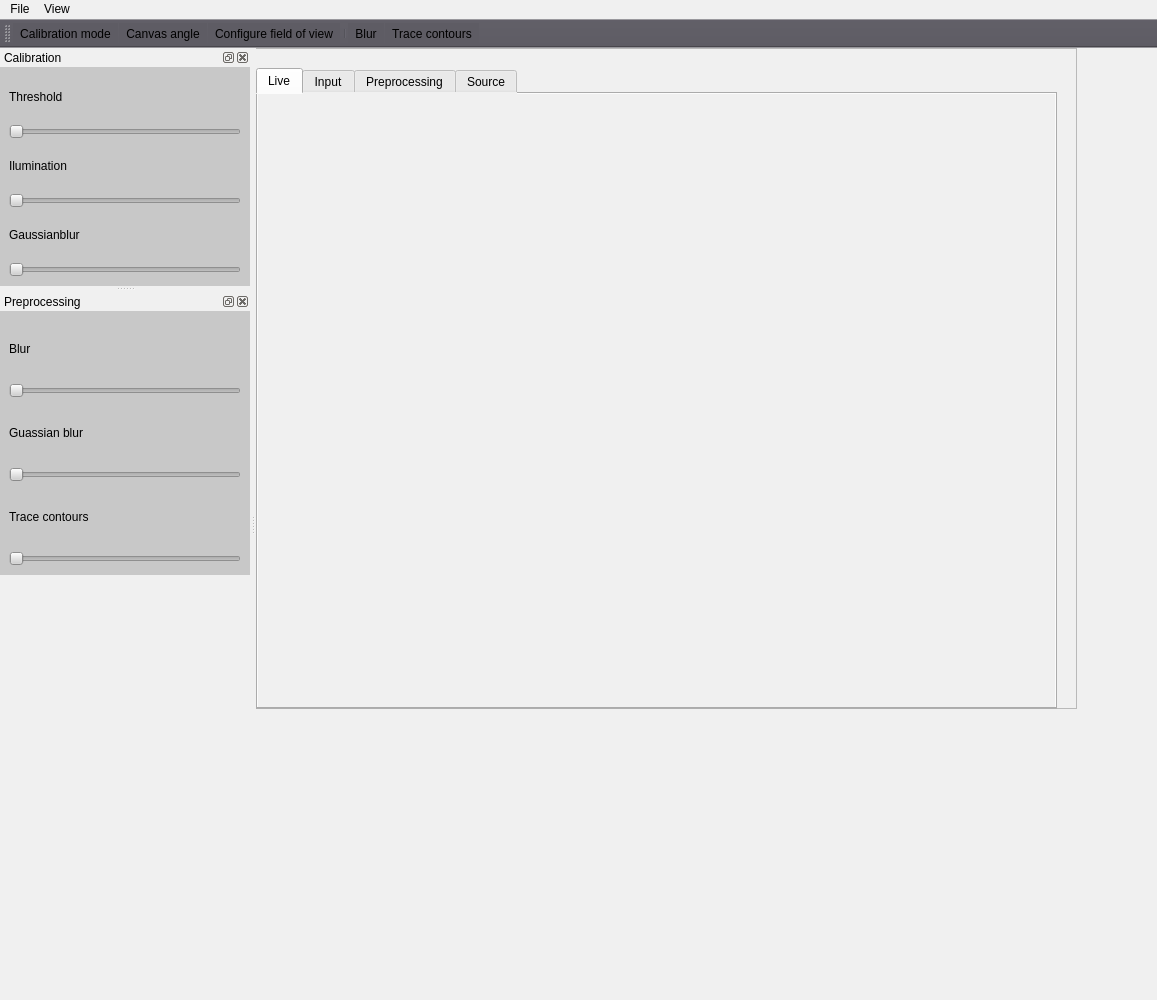
<?xml version="1.0" encoding="UTF-8"?>
<ui version="4.0">
 <class>MainWindow</class>
 <widget class="QMainWindow" name="MainWindow">
  <property name="geometry">
   <rect>
    <x>0</x>
    <y>0</y>
    <width>1157</width>
    <height>1000</height>
   </rect>
  </property>
  <property name="windowTitle">
   <string>MainWindow</string>
  </property>
  <property name="autoFillBackground">
   <bool>false</bool>
  </property>
  <property name="styleSheet">
   <string notr="true">background-color: rgb(240,240,240);</string>
  </property>
  <widget class="QWidget" name="centralwidget">
   <widget class="QFrame" name="frame">
    <property name="geometry">
     <rect>
      <x>-10</x>
      <y>0</y>
      <width>831</width>
      <height>661</height>
     </rect>
    </property>
    <property name="frameShape">
     <enum>QFrame::StyledPanel</enum>
    </property>
    <property name="frameShadow">
     <enum>QFrame::Raised</enum>
    </property>
    <widget class="QTabWidget" name="tabWidget">
     <property name="geometry">
      <rect>
       <x>10</x>
       <y>20</y>
       <width>801</width>
       <height>641</height>
      </rect>
     </property>
     <property name="currentIndex">
      <number>0</number>
     </property>
     <widget class="QWidget" name="tab_6">
      <attribute name="title">
       <string>Live</string>
      </attribute>
      <widget class="QLabel" name="video_2">
       <property name="geometry">
        <rect>
         <x>20</x>
         <y>20</y>
         <width>773</width>
         <height>571</height>
        </rect>
       </property>
       <property name="text">
        <string/>
       </property>
       <property name="textFormat">
        <enum>Qt::RichText</enum>
       </property>
       <property name="pixmap">
        <pixmap resource="resources.qrc">:/testbeeld/img/testbeeld-1024.png</pixmap>
       </property>
      </widget>
     </widget>
     <widget class="QWidget" name="tab">
      <attribute name="title">
       <string>Input</string>
      </attribute>
      <widget class="QLabel" name="video">
       <property name="geometry">
        <rect>
         <x>20</x>
         <y>20</y>
         <width>773</width>
         <height>571</height>
        </rect>
       </property>
       <property name="text">
        <string/>
       </property>
       <property name="textFormat">
        <enum>Qt::RichText</enum>
       </property>
       <property name="pixmap">
        <pixmap resource="resources.qrc">:/testbeeld/img/testbeeld-1024.png</pixmap>
       </property>
      </widget>
     </widget>
     <widget class="QWidget" name="tab_2">
      <attribute name="title">
       <string>Preprocessing</string>
      </attribute>
      <widget class="QLabel" name="video_3">
       <property name="geometry">
        <rect>
         <x>20</x>
         <y>20</y>
         <width>773</width>
         <height>571</height>
        </rect>
       </property>
       <property name="text">
        <string/>
       </property>
       <property name="textFormat">
        <enum>Qt::RichText</enum>
       </property>
       <property name="pixmap">
        <pixmap resource="resources.qrc">:/testbeeld/img/testbeeld-1024.png</pixmap>
       </property>
      </widget>
     </widget>
     <widget class="QWidget" name="tab_5">
      <attribute name="title">
       <string>Source</string>
      </attribute>
      <widget class="QLabel" name="video_4">
       <property name="geometry">
        <rect>
         <x>20</x>
         <y>20</y>
         <width>773</width>
         <height>571</height>
        </rect>
       </property>
       <property name="text">
        <string/>
       </property>
       <property name="textFormat">
        <enum>Qt::RichText</enum>
       </property>
       <property name="pixmap">
        <pixmap resource="resources.qrc">:/testbeeld/img/testbeeld-1024.png</pixmap>
       </property>
      </widget>
     </widget>
    </widget>
   </widget>
  </widget>
  <widget class="QMenuBar" name="menuBar">
   <property name="geometry">
    <rect>
     <x>0</x>
     <y>0</y>
     <width>1157</width>
     <height>22</height>
    </rect>
   </property>
   <widget class="QMenu" name="menuFile">
    <property name="title">
     <string>File</string>
    </property>
    <addaction name="actionNew"/>
    <addaction name="actionOpen"/>
    <addaction name="separator"/>
    <addaction name="actionSave"/>
    <addaction name="actionSave_as"/>
   </widget>
   <widget class="QMenu" name="menuView">
    <property name="title">
     <string>View</string>
    </property>
    <addaction name="action_view_calibration"/>
    <addaction name="action_view_preprocessing"/>
    <addaction name="action_view_source"/>
    <addaction name="actionObject_tracking"/>
   </widget>
   <addaction name="menuFile"/>
   <addaction name="menuView"/>
  </widget>
  <widget class="QToolBar" name="toolBar">
   <property name="windowTitle">
    <string>toolBar</string>
   </property>
   <property name="styleSheet">
    <string notr="true">background-color: rgb(94, 92, 100);</string>
   </property>
   <attribute name="toolBarArea">
    <enum>TopToolBarArea</enum>
   </attribute>
   <attribute name="toolBarBreak">
    <bool>false</bool>
   </attribute>
   <addaction name="actionCalibration_mode"/>
   <addaction name="actionCanvas_angle"/>
   <addaction name="actionConfigure_field_of_view"/>
   <addaction name="separator"/>
   <addaction name="actionBlur"/>
   <addaction name="actionTrace_contours"/>
  </widget>
  <widget class="QDockWidget" name="dock_calibration">
   <property name="minimumSize">
    <size>
     <width>250</width>
     <height>238</height>
    </size>
   </property>
   <property name="maximumSize">
    <size>
     <width>300</width>
     <height>238</height>
    </size>
   </property>
   <property name="styleSheet">
    <string notr="true">background-color: rgb(200, 200, 200);</string>
   </property>
   <property name="windowTitle">
    <string>Calibration</string>
   </property>
   <attribute name="dockWidgetArea">
    <number>1</number>
   </attribute>
   <widget class="QWidget" name="dockWidgetContents">
    <layout class="QHBoxLayout" name="horizontalLayout">
     <item>
      <layout class="QVBoxLayout" name="verticalLayout">
       <item>
        <widget class="QLabel" name="label">
         <property name="text">
          <string>Threshold</string>
         </property>
        </widget>
       </item>
       <item>
        <widget class="QSlider" name="horizontalSlider">
         <property name="orientation">
          <enum>Qt::Horizontal</enum>
         </property>
        </widget>
       </item>
       <item>
        <widget class="QLabel" name="label_2">
         <property name="text">
          <string>Ilumination</string>
         </property>
        </widget>
       </item>
       <item>
        <widget class="QSlider" name="horizontalSlider_2">
         <property name="orientation">
          <enum>Qt::Horizontal</enum>
         </property>
        </widget>
       </item>
       <item>
        <widget class="QLabel" name="label_3">
         <property name="text">
          <string>Gaussianblur</string>
         </property>
        </widget>
       </item>
       <item>
        <widget class="QSlider" name="horizontalSlider_3">
         <property name="orientation">
          <enum>Qt::Horizontal</enum>
         </property>
        </widget>
       </item>
      </layout>
     </item>
    </layout>
   </widget>
  </widget>
  <widget class="QDockWidget" name="dock_preprocessing">
   <property name="maximumSize">
    <size>
     <width>252</width>
     <height>283</height>
    </size>
   </property>
   <property name="styleSheet">
    <string notr="true">background-color: rgb(200, 200, 200);</string>
   </property>
   <property name="windowTitle">
    <string>Preprocessing</string>
   </property>
   <attribute name="dockWidgetArea">
    <number>1</number>
   </attribute>
   <widget class="QWidget" name="dockWidgetContents_2">
    <layout class="QVBoxLayout" name="verticalLayout_2">
     <item>
      <layout class="QVBoxLayout" name="verticalLayout_3">
       <item>
        <widget class="QLabel" name="label_4">
         <property name="text">
          <string>Blur</string>
         </property>
        </widget>
       </item>
       <item>
        <widget class="QSlider" name="horizontalSlider_4">
         <property name="orientation">
          <enum>Qt::Horizontal</enum>
         </property>
        </widget>
       </item>
       <item>
        <widget class="QLabel" name="label_5">
         <property name="text">
          <string>Guassian blur</string>
         </property>
        </widget>
       </item>
       <item>
        <widget class="QSlider" name="horizontalSlider_6">
         <property name="orientation">
          <enum>Qt::Horizontal</enum>
         </property>
        </widget>
       </item>
       <item>
        <widget class="QLabel" name="label_6">
         <property name="text">
          <string>Trace contours</string>
         </property>
        </widget>
       </item>
       <item>
        <widget class="QSlider" name="horizontalSlider_5">
         <property name="orientation">
          <enum>Qt::Horizontal</enum>
         </property>
        </widget>
       </item>
      </layout>
     </item>
    </layout>
   </widget>
  </widget>
  <action name="actionNew">
   <property name="icon">
    <iconset resource="resources.qrc">
     <normaloff>:/solid-icons/svgs/solid/file.svg</normaloff>:/solid-icons/svgs/solid/file.svg</iconset>
   </property>
   <property name="text">
    <string>New</string>
   </property>
  </action>
  <action name="actionOpen">
   <property name="icon">
    <iconset resource="resources.qrc">
     <normaloff>:/solid-icons/svgs/solid/folder-open.svg</normaloff>:/solid-icons/svgs/solid/folder-open.svg</iconset>
   </property>
   <property name="text">
    <string>Open</string>
   </property>
  </action>
  <action name="actionSave">
   <property name="icon">
    <iconset resource="resources.qrc">
     <normaloff>:/solid-icons/svgs/solid/floppy-disk.svg</normaloff>:/solid-icons/svgs/solid/floppy-disk.svg</iconset>
   </property>
   <property name="text">
    <string>Save</string>
   </property>
  </action>
  <action name="actionSave_as">
   <property name="icon">
    <iconset resource="resources.qrc">
     <normaloff>:/solid-icons/svgs/solid/floppy-disk.svg</normaloff>:/solid-icons/svgs/solid/floppy-disk.svg</iconset>
   </property>
   <property name="text">
    <string>Save as</string>
   </property>
  </action>
  <action name="actionCalibration_mode">
   <property name="icon">
    <iconset resource="resources.qrc">
     <normaloff>:/solid-icons/svgs/solid/camera-rotate.svg</normaloff>:/solid-icons/svgs/solid/camera-rotate.svg</iconset>
   </property>
   <property name="text">
    <string>Calibration mode</string>
   </property>
   <property name="toolTip">
    <string>Restart calibration</string>
   </property>
  </action>
  <action name="actionCanvas_angle">
   <property name="icon">
    <iconset resource="resources.qrc">
     <normaloff>:/solid-icons/svgs/solid/group-arrows-rotate.svg</normaloff>:/solid-icons/svgs/solid/group-arrows-rotate.svg</iconset>
   </property>
   <property name="text">
    <string>Canvas angle</string>
   </property>
   <property name="toolTip">
    <string>Configure angle of projection vs angle of camera</string>
   </property>
  </action>
  <action name="actionConfigure_field_of_view">
   <property name="icon">
    <iconset resource="resources.qrc">
     <normaloff>:/solid-icons/svgs/solid/eye-low-vision.svg</normaloff>:/solid-icons/svgs/solid/eye-low-vision.svg</iconset>
   </property>
   <property name="text">
    <string>Configure field of view</string>
   </property>
  </action>
  <action name="actionBlur">
   <property name="icon">
    <iconset resource="resources.qrc">
     <normaloff>:/solid-icons/svgs/solid/wine-bottle.svg</normaloff>:/solid-icons/svgs/solid/wine-bottle.svg</iconset>
   </property>
   <property name="text">
    <string>Blur</string>
   </property>
   <property name="toolTip">
    <string>Configure input blurring</string>
   </property>
  </action>
  <action name="actionTrace_contours">
   <property name="icon">
    <iconset resource="resources.qrc">
     <normaloff>:/solid-icons/svgs/solid/xmarks-lines.svg</normaloff>:/solid-icons/svgs/solid/xmarks-lines.svg</iconset>
   </property>
   <property name="text">
    <string>Trace contours</string>
   </property>
   <property name="toolTip">
    <string>Enable trace contours</string>
   </property>
  </action>
  <action name="action_view_calibration">
   <property name="checkable">
    <bool>true</bool>
   </property>
   <property name="checked">
    <bool>true</bool>
   </property>
   <property name="text">
    <string>Calibration</string>
   </property>
  </action>
  <action name="action_view_preprocessing">
   <property name="checkable">
    <bool>true</bool>
   </property>
   <property name="checked">
    <bool>true</bool>
   </property>
   <property name="text">
    <string>Preprocessing</string>
   </property>
  </action>
  <action name="action_view_source">
   <property name="checkable">
    <bool>true</bool>
   </property>
   <property name="checked">
    <bool>true</bool>
   </property>
   <property name="text">
    <string>Source</string>
   </property>
  </action>
  <action name="actionObject_tracking">
   <property name="checkable">
    <bool>true</bool>
   </property>
   <property name="checked">
    <bool>true</bool>
   </property>
   <property name="text">
    <string>Object tracking</string>
   </property>
  </action>
 </widget>
 <resources>
  <include location="resources.qrc"/>
 </resources>
 <connections/>
</ui>
